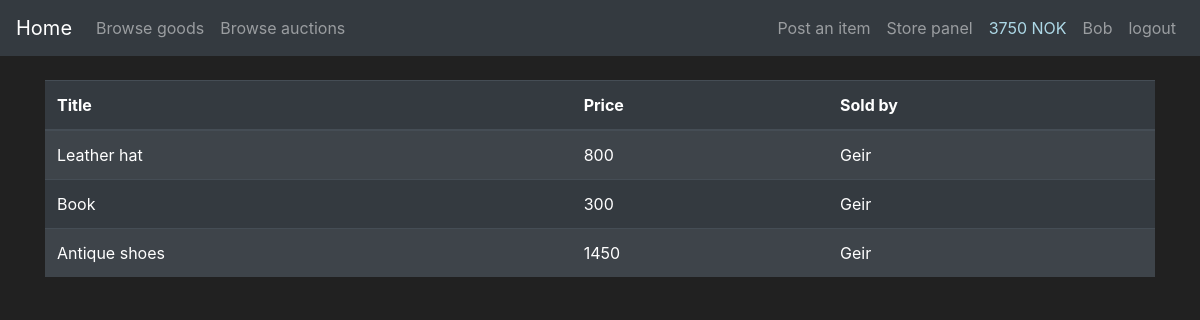
The page /owned_goods (signed in) on the database as committed earlier.
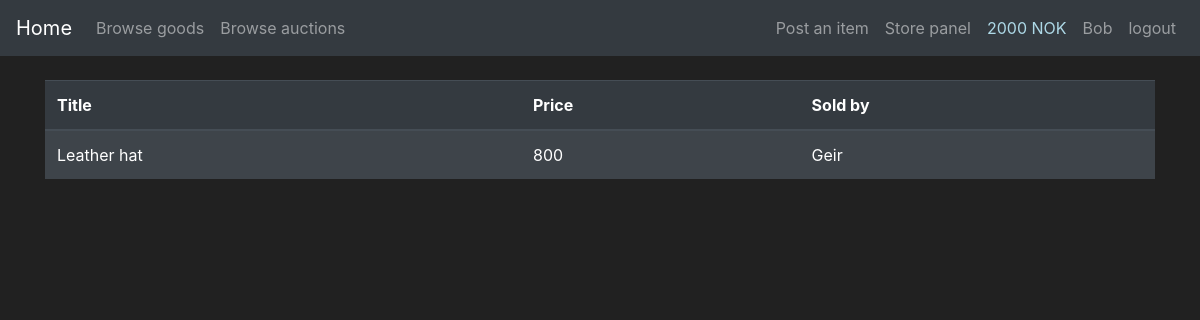
The same page on the database as committed later.
### app_flask/models.py (models this page shows, shortened)
class User(db.Model, UserMixin):
    id = db.Column(db.Integer(), primary_key=True)
    username = db.Column(db.String(length=25), nullable=False, unique=True)
    email = db.Column(db.String(length=60), nullable=False, unique=True)
    password_hash = db.Column(db.String(length=60), nullable=False)
    profile_type = db.Column(db.Boolean(), nullable=False, default=False)
    cash = db.Column(db.Integer(), nullable=False, default=2000)
    date_created = db.Column(db.DateTime(), default=datetime.utcnow)
    goods = db.relationship('Goods', backref='goods_owned_by_user', lazy=True)
    store = db.relationship('Store', backref='store_owner', lazy=True)
    @property
    def password(self):
        return self.password

class Goods(db.Model):
    id = db.Column(db.Integer, primary_key=True)
    name = db.Column(db.String(30), nullable=False)
    description = db.Column(db.String(70), unique=False, nullable=False)
    price = db.Column(db.Integer, unique=False, nullable=False)
    product_number = db.Column(db.String(length=6), nullable=False, unique=True)
    goods_type = db.Column(db.Boolean(), nullable=False, default=False)
    date_created = db.Column(db.DateTime(), default=datetime.utcnow)
    user_owner = db.Column(db.Integer(), db.ForeignKey('user.id'))
    store_owner = db.Column(db.Integer(), db.ForeignKey('store.id'))

### app_flask/main/routes.py (the view)
@bp.route('/owned_goods', methods=['GET', 'POST'])
def show_owned_goods():
    db_goods = db.session.query(User, Goods).filter(User.id == Goods.user_owner).all()
    return render_template('showGoods.html', db_goods=db_goods)

### app_flask/models.py (called while the page is built)
@login_manager.user_loader
def load_user(user_id):
    return User.query.get(int(user_id))

### app_flask/templates/showGoods.html (shortened to what this page needs)
{% extends 'base.html' %}
{% block content %}
<div class="container">
    <br>
    <table class="table table-dark table-striped">
      <thead>
        <tr>
          <th scope="col">Title</th>
          <th scope="col">Price</th>
          <th scope="col">Sold by</th>
        </tr>
      </thead>
      <tbody>
      {%for users, goods in db_goods%}
        <tr>
          <td class=".table-striped">{{ goods.name}}</td>
          <td class=".table-striped">{{ goods.price}}</td>
          <td class=".table-striped">{{ users.username}}</td>
        </tr>
      {% endfor %}
      </tbody>
    </table>
</div>
{% endblock %}

### app_flask/templates/base.html (shortened to what this page needs)
<!doctype html>
<html lang="en">
   <head>
      <link rel="stylesheet" href="https://cdn.jsdelivr.net/npm/bootstrap@4.5.3/dist/css/bootstrap.min.css">
   </head>
   <body>
    <nav class="navbar navbar-expand-md navbar-dark bg-dark">
        <a class="navbar-brand" href="{{ url_for('main.home_page') }}">Home <span class="sr-only">(current)</span></a>
        <div class="collapse navbar-collapse" id="navbarNav">
            <ul class="navbar-nav mr-auto">
                <li class="nav-item">
                    <a class="nav-link" href="{{ url_for('main.store_page') }}">Browse goods</a>
                </li>
                <li class="nav-item">
                    <a class="nav-link" href="{{ url_for('main.auction_page') }}">Browse auctions</a>
                </li>
            </ul>
            {% if current_user.username=="Admin" %}
            <ul class="navbar-nav">
                <li class="nav-item">
                    <a class="nav-link" href="{{ url_for('main.display_admin_panel') }}"> {{ current_user.username }}panel</a>
                </li>
                <li class="nav-item">
                    <a class="nav-link">{{ current_user.username }}</a>
                </li>
                <li class="nav-item">
                    <a class="nav-link" href="{{ url_for('auth.logout_page') }}">logout</a>
                </li>
            </ul>
            {% elif current_user.is_authenticated and current_user.profile_type==1 %}
            <ul class="navbar-nav">
                <li class="nav-item">
                    <a class="nav-link" href="{{ url_for('main.add_goods')}}">Post an item</a>
                </li>
                <li class="nav-item">
                    <a class="nav-link" href="{{ url_for('main.display_store_panel') }}">Store panel</a>
                </li>
                <li class="nav-item">
                    <a class="nav-link" href="#" style="color:lightblue">{{ current_user.cash }} NOK</a>
                </li>
                <li class="nav-item">
                    <a class="nav-link">{{ current_user.username }}</a>
                </li>
                <li class="nav-item">
                    <a class="nav-link" href="{{ url_for('auth.logout_page') }}">logout</a>
                </li>
            </ul>
            {% endif %}
        </div>
      </nav>
    {% block content %}
    {% endblock %}
   </body>
</html>

Rows that differ between the two databases and show on the page:
no longer on one of the page's lists (row edited): User: name "Book", price "300", username "Geir", name "Antique shoes", price "1450"
changed User "Bob": cash "3750" → "2000"
